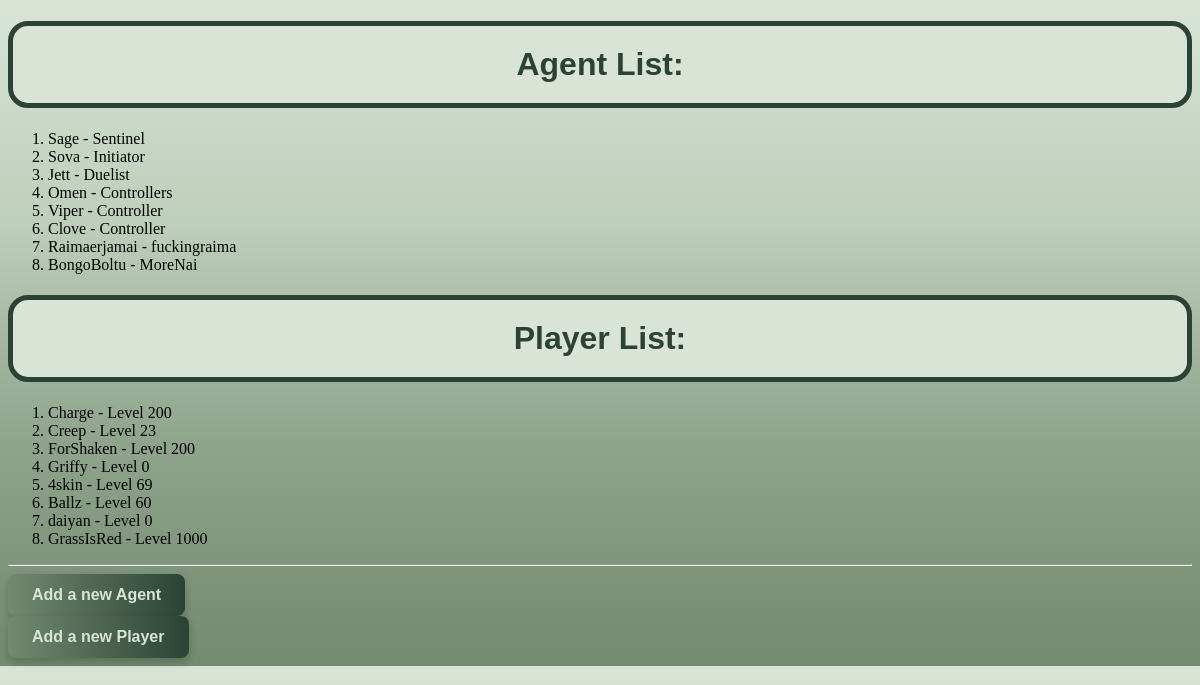
The page / on the database its author committed.
### valorant/models.py (models this page shows, shortened)
class Agent(models.Model):
    name = models.CharField(max_length=100)
    role = models.CharField(max_length=100)

class Player(models.Model):
    name = models.CharField(max_length=100)
    level = models.IntegerField()

### myproject/views.py (the view)
# urls.py: path('', views.home, name='home'),
def home(request):
    agents = Agent.objects.all()
    players = Player.objects.all()
    return render(request, 'home.html', {'agents': agents, 'players': players})

### templates/home.html (shortened to what this page needs)
{% load static %}
<!DOCTYPE html>
<html lang="en">
<head>
    <link rel="stylesheet" href="{% static 'css/home.css' %}">
</head>
<body>
    <h1>Agent List:</h1>
    <ol>
        {% for agent in agents %}
            <li>{{ agent.name }} - {{ agent.role }}</li>
        {% empty %}
            <li>No agents found.</li>
        {% endfor %}
    </ol>
    <h1>Player List:</h1>
    <ol>
        {% for player in players %}
            <li>{{ player.name }} - Level {{ player.level }}</li>
        {% empty %}
            <li>No players found.</li>
        {% endfor %}
    </ol>
    <hr>
    <a type="button" href="{% url 'create_agent' %}" >Add a new Agent</a>
    <br>
    <a type="submit" href="{% url 'create_player' %}" >Add a new Player</a>
</body>
</html>

### static/css/home.css (style rules this page uses)
h1 { font-family: Verdana, Geneva, Tahoma, sans-serif; background: #d9e4d7; color: #2b4336; padding: 20px; border: 5px solid #2b4336; text-align: center; border-radius: 20px; }
body { background:linear-gradient(to bottom, #d9e4d7, #becfbb,#8ea48b,#728a6e); border: black; }
a { display: inline-block; padding: 12px 24px; background: linear-gradient(to right, #728a6e, #2b4336); color: #d9e4d7; text-decoration: none; font-family: Verdana, Geneva, Tahoma, sans-serif; font-size: 16px; font-weight: bold; border-radius: 8px; box-shadow: 0 4px 8px rgba(0,0,0,0.2); transition: all 0.3s ease; cursor: pointer; }

### rows shown on the page
Agent: name "Sage", role "Sentinel"
Agent: name "Sova", role "Initiator"
Agent: name "Jett", role "Duelist"
Agent: name "Omen", role "Controllers"
Agent: name "Viper", role "Controller"
Agent: name "Clove", role "Controller"
Agent: name "Raimaerjamai", role "fuckingraima"
Agent: name "BongoBoltu", role "MoreNai"
Player: name "Charge", level "200"
Player: name "Creep", level "23"
Player: name "ForShaken", level "200"
Player: name "Griffy", level "0"
Player: name "4skin", level "69"
Player: name "Ballz", level "60"
Player: name "daiyan", level "0"
Player: name "GrassIsRed", level "1000"
